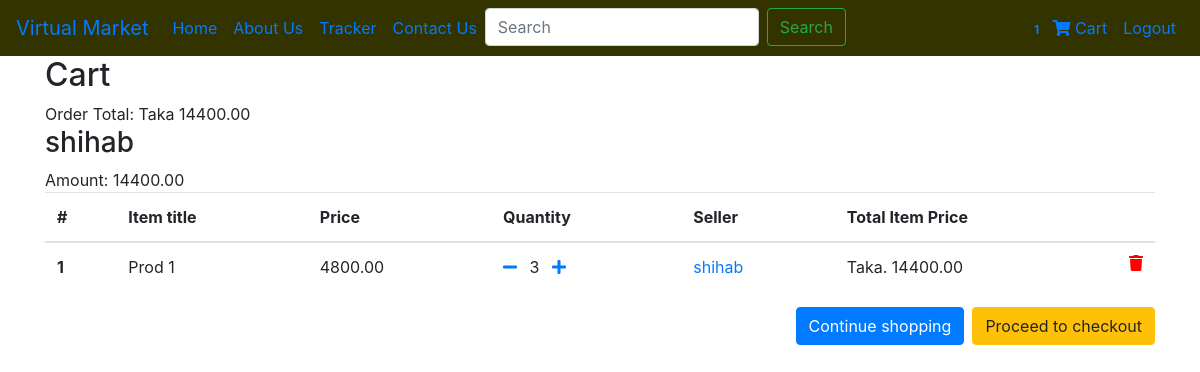
/order/order-summary/ (signed in), run on an earlier commit of the app's database.
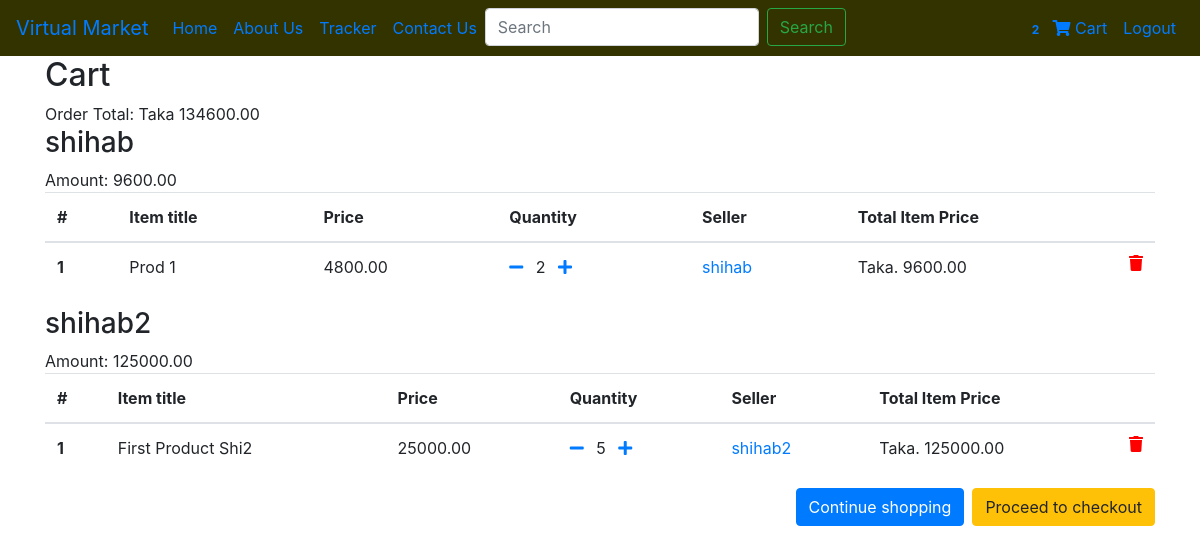
And on a later commit of the database.
### accounts/models.py (models this page shows)
class User(AbstractUser):
    is_seller = models.BooleanField(default=False)
    is_customer = models.BooleanField(default=False)

### orders/models.py (models this page shows, shortened)
class Order(models.Model):
    user = models.ForeignKey(settings.AUTH_USER_MODEL, on_delete=models.CASCADE)
    items = models.ManyToManyField(OrderItem)
    start_date = models.DateTimeField(auto_now_add=True)
    ordered_date = models.DateTimeField()
    ordered = models.BooleanField(default=False)
    billing_address = models.ForeignKey(
        'BillingAddress', on_delete=models.SET_NULL, blank=True, null=True)
    payment = models.ForeignKey(
        'Payment', on_delete=models.SET_NULL, blank=True, null=True)
    def get_total(self):
        total = 0
        for order_item in self.items.all():
            total += order_item.get_total_item_price()
        return total

class OrderItem(models.Model):
    user = models.ForeignKey(settings.AUTH_USER_MODEL, on_delete=models.CASCADE)
    item = models.ForeignKey(Product, on_delete=models.CASCADE)
    quantity = models.IntegerField(default=1)
    ordered = models.BooleanField(default=False)
    def get_total_item_price(self):
        return self.quantity * self.item.price

### store/models.py (models this page shows, shortened)
class Product(models.Model):
    name = models.CharField(max_length=50)
    category = models.ForeignKey(Category, on_delete=models.CASCADE,  null=True)
    price = models.DecimalField(max_digits=10, decimal_places=2, blank= True)
    description = models.CharField(max_length=300)
    publish_date = models.DateField()
    image = models.ImageField(upload_to='store/product_images', default="")
    seller = models.ForeignKey(User, on_delete=models.CASCADE)
    likes = models.ManyToManyField(settings.AUTH_USER_MODEL, related_name="likes", blank=True)

### orders/views.py (the view)
# urls.py: path('order-summary/', views.OrderSummaryView.as_view(), name='order-summary'),
class OrderSummaryView(View):
    def get(self, *args, **kwargs):
        try:
            order = Order.objects.get(user=self.request.user, ordered=False)
            order_total = order.get_total()
            seller_list = set()
            for items in order.items.all():
                seller_list.add(items.item.seller)
            order_list_price_list = {}
            for single_seller in seller_list:
                product_order_list = []
                total_seller_price = 0
                for items in order.items.all():
                    if items.item.seller == single_seller:
                        total_seller_price += items.item.price * items.quantity
                        product_order_list.append(items)
                order_list_price_list[single_seller] = [product_order_list, total_seller_price]
            context = {
                'object': order_list_price_list,
                'order_total': order_total,
            }
            return render(self.request, 'orders/order_summary.html', context)
        except ObjectDoesNotExist:
            messages.warning(self.request, "You do not have an active order")
            return redirect("home_view")

### orders/templatetags/cart_template_tags.py (called while the page is built)
@register.filter
def cart_item_count(user):
    if user.is_authenticated:
        qs = Order.objects.filter(user=user, ordered=False)
        if qs.exists():
            return qs[0].items.count()
        return 0

### orders/templates/orders/order_summary.html (shortened to what this page needs)
{% extends "store/basic.html" %}
{% block content %}
  <main>
    <div class="container">
    <div class="table-responsive text-nowrap">
    <h2>Cart </h2>
        Order Total: Taka {{ order_total }}
        <br>
        {% for key, value in object.items %}
            <h3> {{ key }} </h3>  Amount: {{ value.1 }}
            <table class="table">
                <thead>
                    <tr>
                        <th scope="col">#</th>
                        <th scope="col">Item title</th>
                        <th scope="col">Price</th>
                        <th scope="col">Quantity</th>
                        <th scope="col"> Seller </th>
                        <th scope="col">Total Item Price</th>
                    </tr>
                </thead>
                <tbody>
                    {% for order_item in value.0  %}
                    <tr>
                    <th scope="row">{{ forloop.counter }}</th>
                    <td>{{ order_item.item.name }}</td>
                    <td>{{ order_item.item.price }}</td>
                    <td>
                        <a href="{% url 'remove-single-item-from-cart' order_item.item.id %}"><i class="fas fa-minus mr-2"></i></a>
                        {{ order_item.quantity }}
                        <a href="{% url 'add-single-item-in-cart' order_item.item.id %}"><i class="fas fa-plus ml-2"> </i></a>
                    </td>
                    <td>
                        <a href="{% url 'store_view' order_item.item.seller.username  %}">
                            {{ order_item.item.seller.username }}
                        </a>
                    </td>
                    <td>
                        Taka. {{ order_item.get_total_item_price }}
                    <a style='color: red;' href="{% url 'remove-from-cart' order_item.item.id %}">
                        <i class="fas fa-trash float-right"></i>
                    </a>
                    </td>
                     </tr>
                    {% endfor %}
                 </tbody>
            </table>
            {% empty %}
            <tr>
                <td colspan='8'>Your cart is empty</td>
                <a class='btn btn-primary float-right' href='{% url 'home_view' %}'>Continue shopping</a>
            </tr>
        {% endfor %}
        {% if object|length > 0 %}
        <tr>
            <td colspan="5">
            <a class='btn btn-warning float-right ml-2' href='{% url 'checkout' %}' >Proceed to checkout</a>
            <a class='btn btn-primary float-right' href='{% url 'home_view' %}'>Continue shopping</a>
            </td>
        </tr>
        {% endif %}
    </div>
    </div>
  </main>
{% endblock content %}

### store/templates/store/basic.html (shortened to what this page needs)
{% load cart_template_tags %}
{% load staticfiles %}
<!doctype html>
<html lang="en">
    <head>
        <link rel="stylesheet" href="https://stackpath.bootstrapcdn.com/bootstrap/4.2.1/css/bootstrap.min.css"
>
        <link rel="stylesheet" href="https://use.fontawesome.com/releases/v5.8.1/css/all.css">
    </head>
    <body>
        <nav class="navbar navbar-expand-lg " style="background-color: #333300;">
            <a class="navbar-brand" href="{% url 'home_view' %}">Virtual Market</a>
            <div class="collapse navbar-collapse" id="navbarSupportedContent">
                <ul class="navbar-nav mr-auto">
                    <li class="nav-item">
                        <a class="nav-link" href="{% url 'home_view' %}">Home <span class="sr-only">(current)</span></a>
                    </li>
                    <li class="nav-item">
                        <a class="nav-link" href="#">About Us</a>
                    </li>
                    <li class="nav-item">
                        <a class="nav-link" href="{% url 'tracker' %}">Tracker</a>
                    </li>
                    <li class="nav-item">
                        <a class="nav-link" href="#">Contact Us</a>
                    </li>
                    <li>
                        <form class="form-inline my-2 my-lg-0">
                            <input class="form-control mr-sm-2" type="search" placeholder="Search" aria-label="Search">
                            <button class="btn btn-outline-success my-2 my-sm-0" type="submit">Search</button>
                        </form>
                    </li>
                </ul>
                <ul class="navbar-nav nav-flex-icons">
                    {% if request.user.is_authenticated %}
                        <li class="nav-item">
                        <a href="{% url 'order-summary' %}" class="nav-link waves-effect">
                        <span class="badge red z-depth-1 mr-1"> {{ request.user|cart_item_count }} </span>
                        <i class="fas fa-shopping-cart"></i>
                        <span class="clearfix d-none d-sm-inline-block"> Cart </span>
                        </a>
                        </li>
                        <li class="nav-item">
                        <a class="nav-link waves-effect" href=" {% url 'logout' %} ">
                        <span class="clearfix d-none d-sm-inline-block"> Logout </span>
                        </a>
                        </li>
                    {% endif %}
                    </ul>
            </div>
        </nav>
  {% block content %} {% endblock %}
  </body>
</html>

What changed in the data, as far as the page shows it:
changed User "shihab": user|cart_item_count "1" → "2"; value "14400.00" → "9600.00"
changed OrderItem "Prod 1": quantity "3" → "2"; get_total_item_price "14400.00" → "9600.00"
now on this page (row unchanged): User: username "shihab2", value "125000.00"
added OrderItem: item.name "First Product Shi2", item.price "25000.00", quantity "5", item.seller.username "shihab2", get_total_item_price "125000.00"
Also different on the page:
{{ order_total }}: "14400.00" → "134600.00"
